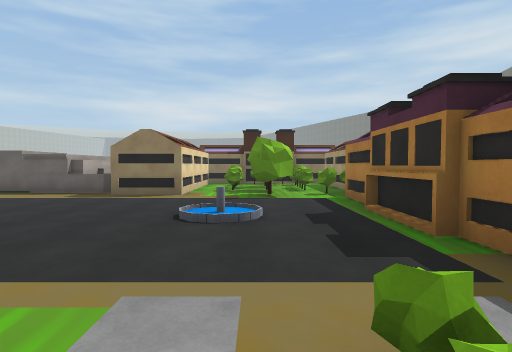
view 1 (above)

24 first-person views from a walk through a Unity game level. The camera is 1.5 m above the floor, tilts 2° down and sees 80° across. The floor is counted in squares, 2 m on a side. Each view is taken from the middle of a square. On the plan, view 1 faces up. The plan holds only what a view shows up to about 10 squares ahead; the rest is blank. The place goes on beyond the plan. The player is left out. Some surface patterns are stand-ins.

view 2
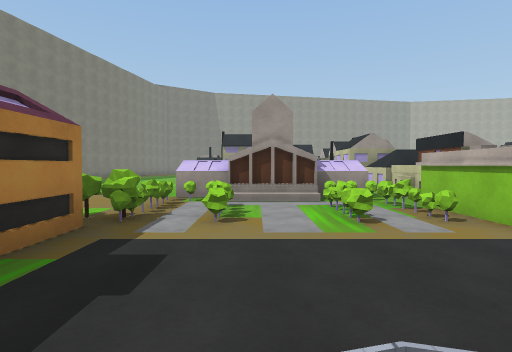

view 3
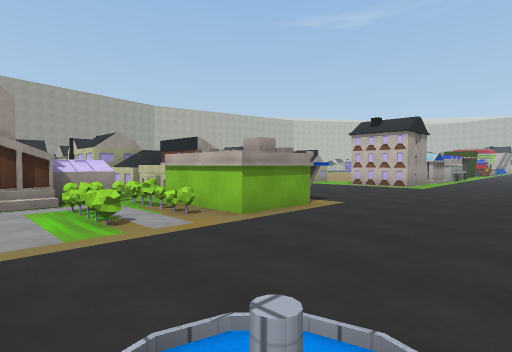

view 4
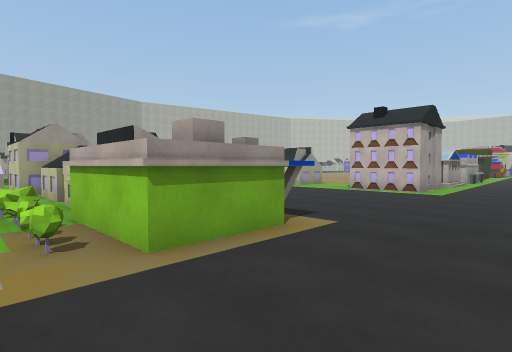

view 5
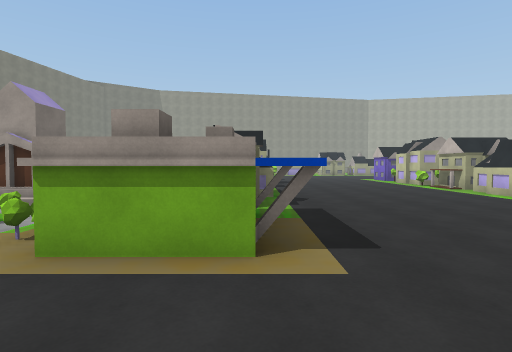

view 6
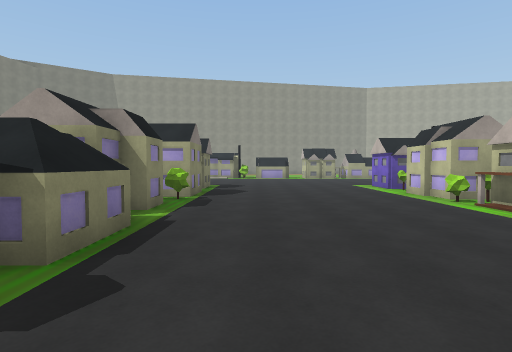

view 7
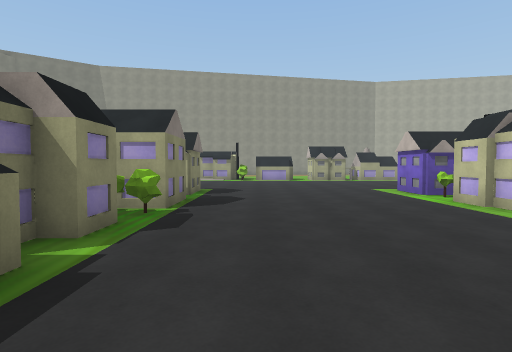

view 8
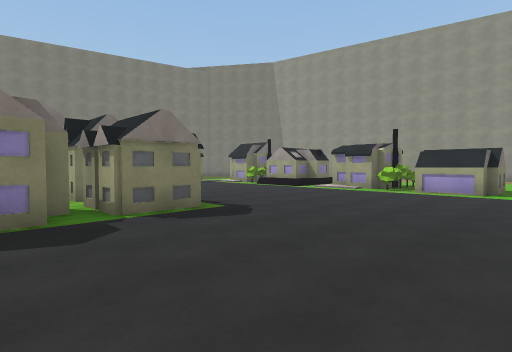

view 9
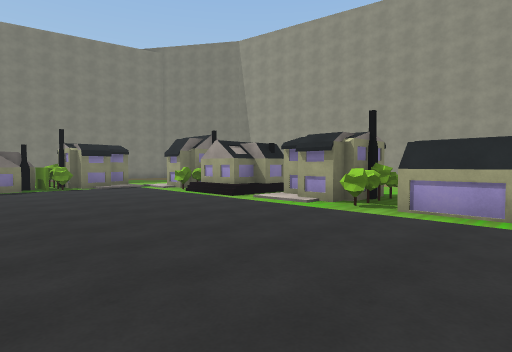

view 10
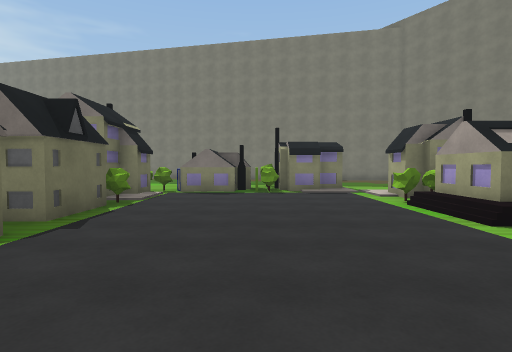

view 11
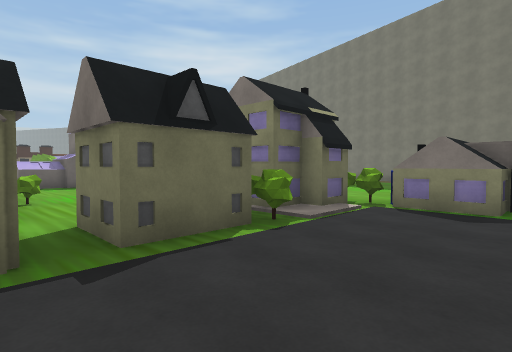

view 12
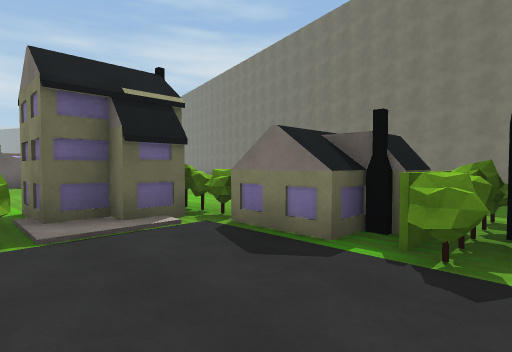

view 13
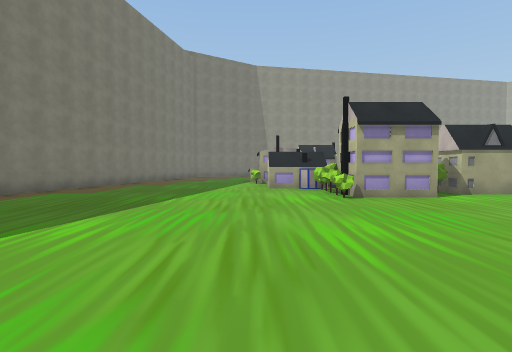

view 14
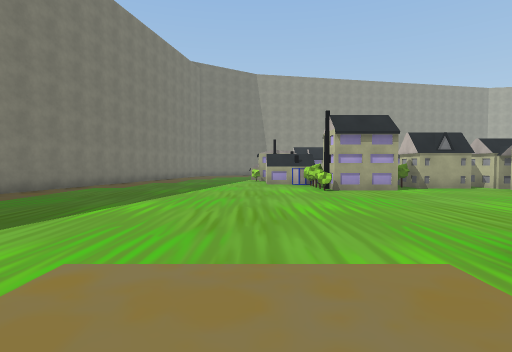

view 15
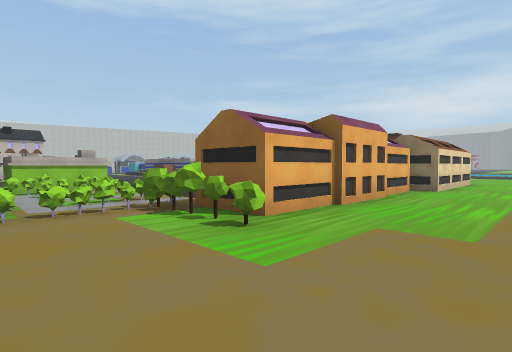

view 16
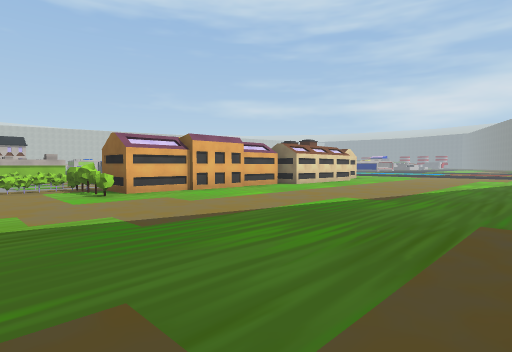

view 17
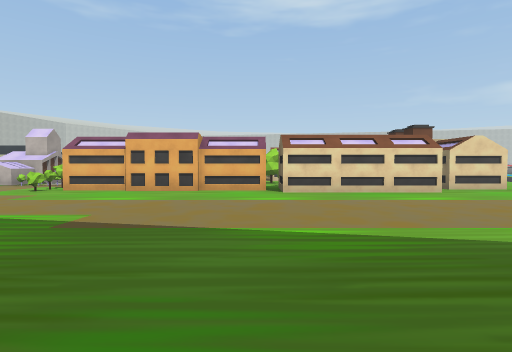

view 18
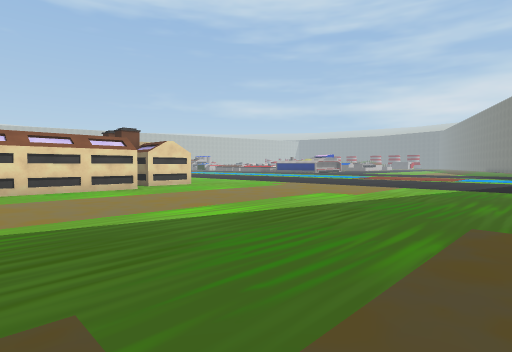

view 19
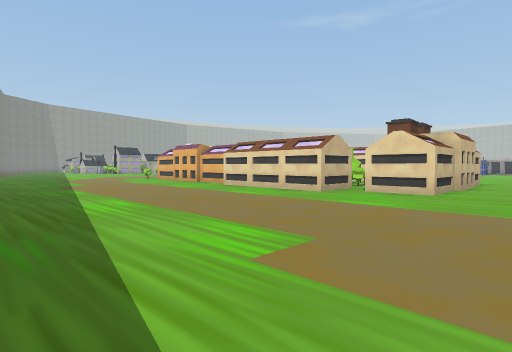

view 20
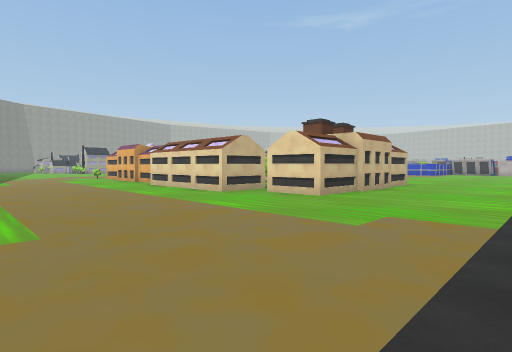

view 21
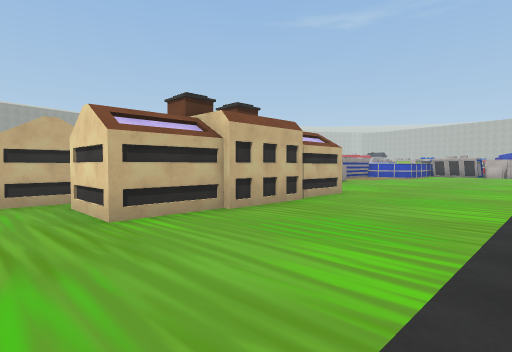

view 22
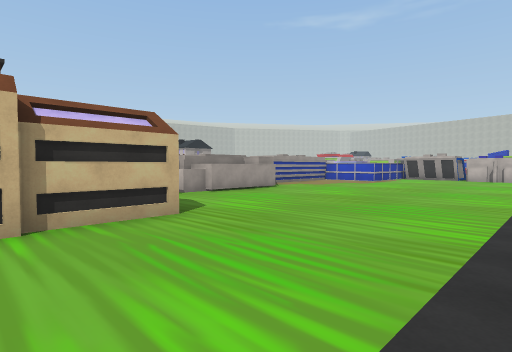

view 23
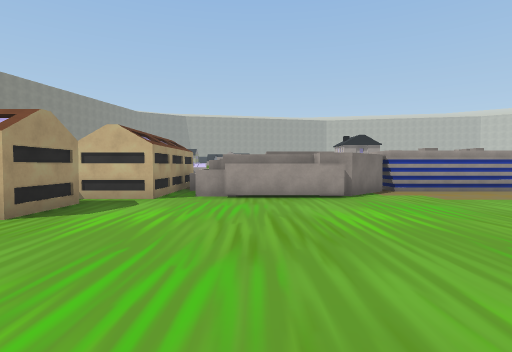

view 24
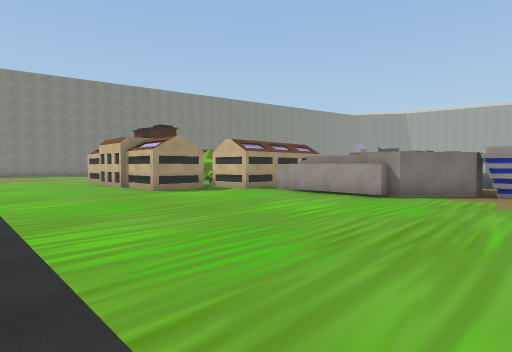

### Floor plan
Key: @ floor where view 1 was taken; # wall or solid block; x gap in a wall; . main floor; : floor 0.5 m higher than the main floor; / step, stairs or slope; = window, fence, low wall or low ledge; ^ raised ledge; O other object.
Columns run from 11 left of view 1 to 14 right of it. Each row starts with its distance up from view 1.
 19 .........................
 18 .........................
 17 .........................
 16 .........................
 15 ...........##............
 14 .........######..........
 13 .........#    #...........
 12 ...#^^..##    ##..........
 11 ..##^^^.##    ##..........
 10 ###   #^ #^ ####..........
  9  #  ##^^ #x#####..........
  8  .^ .#^^##.##^##..........
  7  ..  ......##.##.........
  6       ........##........
  5       ....O..###.......
  4 .............###.......
  3 ..............##........
  2 .............###........
  1 #.....OOO.=.=^##........
  0 O..... OO.=@=##=........
 -1 ......OOO....=..........
 -2  .....OO.^##^...........
 -3 ...... O.####.....
 -4 O.....OO...........
 -5 ......OO.. .........
 -6 O......#.. .........
 -7 O.....##.............
 -8 ......OOO.............
 -9 O.....# ..............#
-10 .......O...##O........#
-11 O.....OO##O##O........#
-12 ......OO##O.OO.......##
-13 .............OO......#
-14  ............OO      #
-15   ...........OO.     #
-16   ...........###
-17   ........... OO
-18   ..O...//O..
-19   OOOOOO:OO#O

Where each view was taken, in squares from view 1:
view 1: 0 up, 0 right, facing up
view 2: 5 up, 0 right, facing down
view 3: 5 up, 0 right, facing down-left
view 4: 4 up, 2 left, facing down-left
view 5: 4 up, 5 left, facing down
view 6: 1 down, 7 left, facing down
view 7: 3 down, 7 left, facing down
view 8: 9 down, 10 left, facing down-right
view 9: 13 down, 9 left, facing down-right
view 10: 15 down, 7 left, facing right
view 11: 15 down, 4 left, facing up-right
view 12: 16 down, 1 left, facing up-right
view 13: 3 down, 4 right, facing down
view 14: 1 down, 4 right, facing down
view 15: 2 down, 7 right, facing up-left
view 16: 2 down, 12 right, facing up-left
view 17: 7 up, 13 right, facing left
view 18: 8 up, 14 right, facing up-left
view 19: 17 up, 12 right, facing down-left
view 20: 19 up, 10 right, facing down-left
view 21: 19 up, 5 right, facing down-left
view 22: 19 up, 0 right, facing down-left
view 23: 19 up, 6 left, facing down
view 24: 19 up, 11 left, facing down-right
